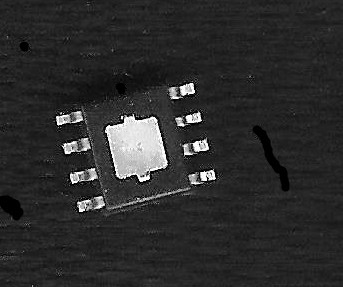
#> input picture data/actual.jpg, 343 x 287 px, found by its file name
$ python pnpVisualTest.py   (older library calls are emulated)
#> lines starting #> are read from the running program, lines starting #| are printed output that depends on the picture; after the words box and inside, x2 and y2 are one past the last pixel; in counts of white or black regions, pixels touching at a corner belong together
### src/pnpVisual/DeltaFinder.py
'''
Created on 15.03.2015

@author: Bastian
'''
import cv2
import numpy as np


class DeltaFinder(object):
    '''
    Finds the delta to a given image in x,y and rotation
    '''
    borderColor = (255,0,0) # blue


    def __init__(self, act_img, ref_img):
        '''
        load both images bv
        '''
#> called with act_img = 'data/actual.jpg', ref_img = 'data/sot-8.jpg'

        self.actual = cv2.imread(act_img)#, cv2.IMREAD_GRAYSCALE)
#> self.actual is the input picture: shape (287, 343, 3); min 0, max 255, mean 44.6
        im_x,im_y = self.actual.shape[1],self.actual.shape[0] #new size (w,h)
#> im_x = 343; im_y = 287
        self.reference = cv2.resize(cv2.imread(ref_img), (im_x,im_y))
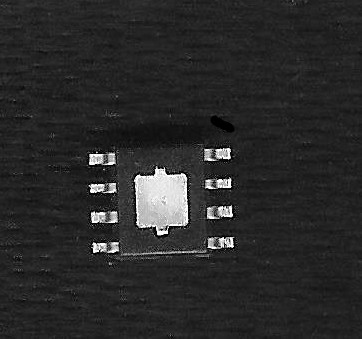
#> input picture data/sot-8.jpg, 362 x 339 px, found by its file name
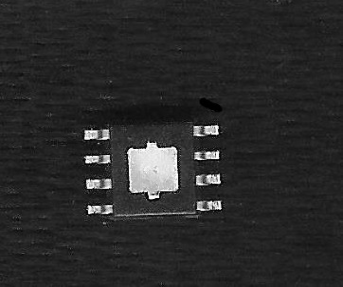
#> self.reference: shape (287, 343, 3); min 0, max 255, mean 41.8
        imgray = cv2.cvtColor(self.actual,cv2.COLOR_BGR2GRAY)

        ret, act_thresh = cv2.threshold(imgray, 127, 255, 0)
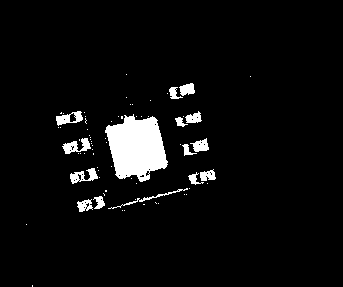
#> act_thresh: shape (287, 343); 5% white; 72 white regions (57 under 20 px)
        contours, hierarchy = cv2.findContours(act_thresh, cv2.RETR_TREE, cv2.CHAIN_APPROX_SIMPLE)
#> contours = 107 contours, 91 with area under 20; largest, box (x1, y1, x2, y2) and area: (105, 114, 168, 182) 2822, (56, 111, 83, 126) 214, (62, 138, 91, 154) 194, (70, 168, 98, 184) 188, (190, 138, 209, 152) 133

        for cnt in contours:

            #for the first countour
            #cnt = contours[4]
            #cv2.drawContours(self.actual, [cnt],0, (0,255,0), 1)

            area = cv2.contourArea(cnt)
            perimeter = cv2.arcLength(cnt, True)
            epsilon = 0.1*cv2.arcLength(cnt, True)
            approx = cv2.approxPolyDP(cnt, epsilon, True)
#            cv2.polylines(self.actual, [approx], True, (0,0,255),1)

            rect = cv2.minAreaRect(cnt)
            box = cv2.cv.BoxPoints(rect)
            box = np.int0(box)
            cv2.drawContours(self.actual, [box],0,(127,0,127),2)
#> this loop made 107 passes
#> (area, perimeter, epsilon, approx, rect, box) on passes 9, 15, 22, 28: (114, 59.94, 5.99, [[91, 199], [78, 201], [79, 211], [92, 209]], ((84.52, 205.1), (15.1, 10.59), -11.31), [[78, 211], [76, 201], [90, 198], [92, 208]]), (71.5, 48.04, 4.8, [[101, 196], [94, 197], [94, 208], [104, 205]], ((98.62, 202), (10.49, 11.93), -6.34), [[94, 208], [92, 196], [103, 195], [104, 207]]), (65, 195.3, 19.53, [[187, 188], [108, 208]], ((147.4, 197.5), (81.49, 4.33), -14.88), [[108, 210], [107, 205], [186, 184], [187, 189]]), (56, 56.28, 5.63, [[188, 176], [203, 182], [195, 181], [196, 172]], ((195.3, 179.1), (11.18, 12.97), -26.57), [[193, 187], [187, 175], [197, 170], [203, 182]])
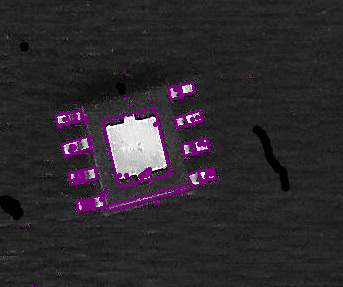
#> self.actual: shape (287, 343, 3); 4.02% of pixels changed, all inside (x1, y1, x2, y2) = (25, 73, 252, 287)


        #cv2.drawContours(self.actual, approx,0, (0,255,0), 1)

        #cv2.line(self.actual, (0,0),(100,100),(255,0,0),5)

#        cv2.imshow('current image', self.actual)
        cv2.imshow('referenced image', cv2.addWeighted(self.actual,0.8, self.reference,0.2, 0))
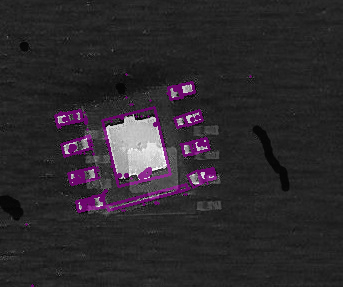
#> window 'referenced image': shape (287, 343, 3); mean B, G, R 45, 40.9, 45
        cv2.waitKey(0)
        cv2.destroyAllWindows()

### src/pnpVisualTest.py
'''
Created on 15.03.2015

@author: Bastian
'''
from pnpVisual.DeltaFinder import DeltaFinder

if __name__ == '__main__':
    DeltaFinder("data/actual.jpg", "data/sot-8.jpg")

    pass
